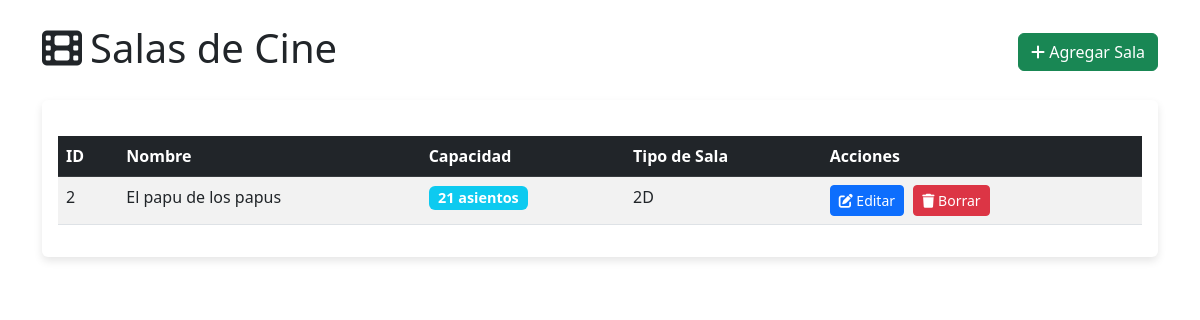
Screenshot of /cine/sala_de_cine/ with the database file from the repository.
### cine/models.py (models this page shows)
class SalaDeCine(models.Model):
    TIPO_SALA_CHOICES = [
        ('2D', '2D'),
        ('3D', '3D'),
        ('IMAX', 'IMAX'),
        ('4DX', '4DX'),
    ]
    id = models.AutoField(primary_key=True)
    nombre = models.CharField(max_length=100)
    capacidad = models.IntegerField(max_length=3)
    tipoDeSala = models.CharField(max_length=50,
                                  choices=TIPO_SALA_CHOICES,
                                  default='2D'
                                  )

### cine/views.py (the view)
# urls.py: path('sala_de_cine/', sala_de_cine_list, name='sala_de_cine_list'),
def sala_de_cine_list(request):
    salas = SalaDeCine.objects.all()
    return render(request, 'sala_de_cine_list.html', {'salas': salas})

### cine/templates/sala_de_cine_list.html (shortened to what this page needs)
{% load static %}
<!DOCTYPE html>
<html lang="es">
<head>
    <link href="https://cdn.jsdelivr.net/npm/bootstrap@5.3.0/dist/css/bootstrap.min.css" rel="stylesheet">
    <link rel="stylesheet" href="https://cdnjs.cloudflare.com/ajax/libs/font-awesome/6.4.0/css/all.min.css">
</head>
<body>
    <div class="container mt-4 mb-5">
        <div class="header-container">
            <h1><i class="fas fa-film me-2"></i>Salas de Cine</h1>
            <a href="{% url 'sala_de_cine_create' %}" class="btn btn-success">
                <i class="fas fa-plus"></i> Agregar Sala
            </a>
        </div>
        <div class="card">
            <div class="card-body">
                {% if salas %}
                    <div class="table-responsive">
                        <table class="table table-striped table-hover">
                            <thead class="table-dark">
                                <tr>
                                    <th>ID</th>
                                    <th>Nombre</th>
                                    <th>Capacidad</th>
                                    <th>Tipo de Sala</th>
                                    <th>Acciones</th>
                                </tr>
                            </thead>
                            <tbody>
                                {% for sala in salas %}
                                <tr>
                                    <td>{{ sala.id }}</td>
                                    <td>{{ sala.nombre }}</td>
                                    <td>
                                        <span class="badge bg-info badge-capacity">{{ sala.capacidad }} asientos</span>
                                    </td>
                                    <td class="room-type">{{ sala.tipoDeSala }}</td>
                                    <td>
                                        <a href="{% url 'sala_de_cine_update' sala.id %}" class="btn btn-primary btn-sm btn-action">
                                            <i class="fas fa-edit"></i> Editar
                                        </a>
                                        <button type="button" class="btn btn-danger btn-sm btn-action" data-bs-toggle="modal" data-bs-target="#deleteModal{{ sala.id }}">
                                            <i class="fas fa-trash"></i> Borrar
                                        </button>
                                    </td>
                                </tr>
                                {% endfor %}
                            </tbody>
                        </table>
                    </div>
                {% else %}
                    <div class="alert alert-info">
                        No hay salas de cine registradas. ¡Agrega una nueva sala!
                    </div>
                {% endif %}
            </div>
        </div>
    </div>
</body>
</html>

### cine/templates/sala_de_cine_list.html (style rules this page uses)
.table-responsive { margin-top: 20px; }
.btn-action { margin-right: 5px; }
.header-container { display: flex; justify-content: space-between; align-items: center; margin-bottom: 20px; }
.card { box-shadow: 0 4px 8px rgba(0,0,0,0.1); border: none; }
.badge-capacity { font-size: 0.9rem; }
.room-type { text-transform: capitalize; }

### rows the page displays
SalaDeCine: id "2", nombre "El papu de los papus", capacidad "21", tipoDeSala "2D"
